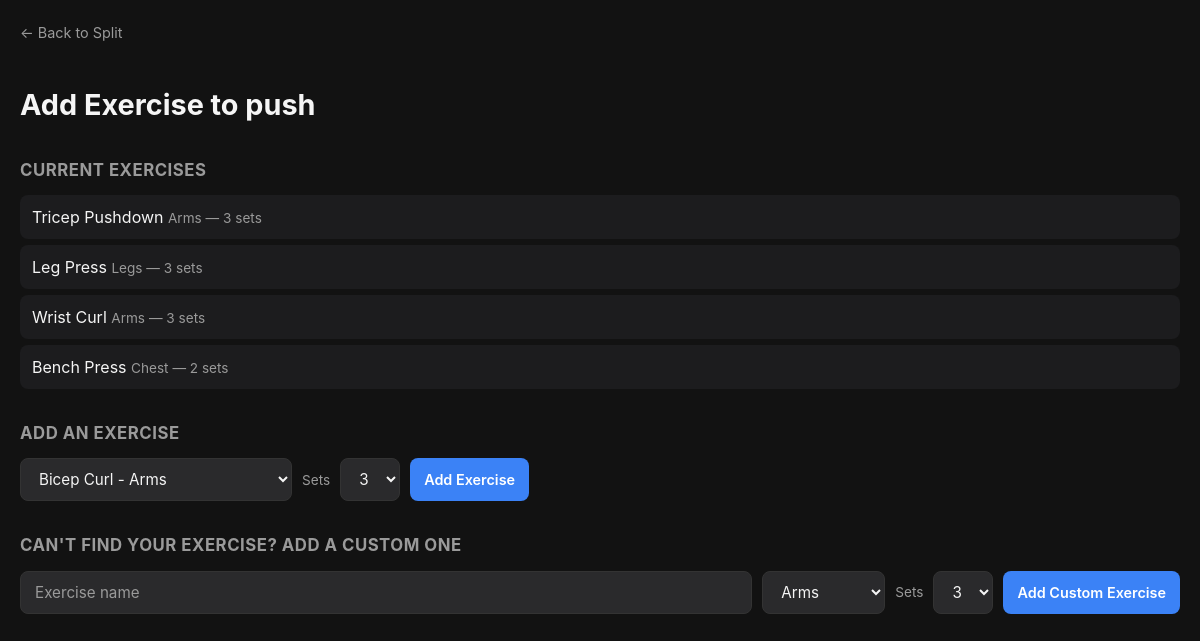
The page /split/1/add-day-exercise/1 on the database its author committed.
### tables this page shows
CREATE TABLE split_days (
            id INTEGER PRIMARY KEY AUTOINCREMENT,
            split_id INTEGER NOT NULL,
            day_name TEXT NOT NULL,
            day_order INTEGER NOT NULL,
            FOREIGN KEY (split_id) REFERENCES workout_splits(id)
        );

CREATE TABLE split_exercises (
            id INTEGER PRIMARY KEY AUTOINCREMENT,
            split_day_id INTEGER NOT NULL,
            exercise_id INTEGER NOT NULL,
            sets_count INTEGER NOT NULL DEFAULT 3, exercise_order INTEGER NOT NULL DEFAULT 0,
            FOREIGN KEY (split_day_id) REFERENCES split_days(id),
            FOREIGN KEY (exercise_id) REFERENCES exercises(id)
        );

CREATE TABLE exercises (
            id INTEGER PRIMARY KEY AUTOINCREMENT,
            name TEXT NOT NULL,
            muscle_group TEXT NOT NULL
        );

### app.py (the view)
@app.route("/split/<int:split_id>/add-day-exercise/<int:day_id>")
def add_day_exercise_page(split_id, day_id):
    conn = get_db()
    cursor = conn.cursor()
    cursor.execute("SELECT * FROM split_days WHERE id = ?", (day_id,))
    day = cursor.fetchone()
    cursor.execute("""
        SELECT exercises.*, split_exercises.sets_count FROM exercises
        JOIN split_exercises ON exercises.id = split_exercises.exercise_id
        WHERE split_exercises.split_day_id = ?
    """, (day_id,))
    current_exercises = cursor.fetchall()
    cursor.execute("SELECT * FROM exercises ORDER BY muscle_group")
    all_exercises = cursor.fetchall()
    conn.close()
    return render_template("add_day_exercise.html",
        day=day,
        split_id=split_id,
        current_exercises=current_exercises,
        all_exercises=all_exercises
    )

### app.py (called while the page is built)
def get_db():
    conn = sqlite3.connect(DB_PATH)
    conn.row_factory = sqlite3.Row
    return conn

### templates/add_day_exercise.html (shortened to what this page needs)
<!DOCTYPE html>
<html lang="en">
<head>
    <link rel="stylesheet" href="{{ url_for('static', filename='style.css') }}">
</head>
<body>
    <a class="back-link" href="/split/{{ split_id }}">← Back to Split</a>
    <h1>Add Exercise to {{ day.day_name }}</h1>
    <h2>Current Exercises</h2>
    {% if current_exercises %}
        <ul class="simple-list">
            {% for exercise in current_exercises %}
                <li>{{ exercise.name }} <span class="exercise-meta">{{ exercise.muscle_group }} — {{ exercise.sets_count }} sets</span></li>
            {% endfor %}
        </ul>
    {% else %}
        <p class="empty-state">No exercises added yet.</p>
    {% endif %}
    <div class="form-section">
        <h2>Add an Exercise</h2>
        <form action="/split/{{ split_id }}/add-day-exercise/{{ day.id }}" method="POST" class="form-row">
            <select name="exercise_id" class="select-input">
                {% for exercise in all_exercises %}
                    <option value="{{ exercise.id }}">{{ exercise.name }} - {{ exercise.muscle_group }}</option>
                {% endfor %}
            </select>
            <label class="field-label">Sets</label>
            <select name="sets_count" class="select-input">
                <option value="3" selected>3</option>
            </select>
            <button type="submit" class="btn btn-primary">Add Exercise</button>
        </form>
    </div>
    <div class="form-section">
        <h2>Can't find your exercise? Add a custom one</h2>
        <form action="/split/{{ split_id }}/add-custom-exercise/{{ day.id }}" method="POST" class="form-row">
            <input type="text" name="name" class="text-input" placeholder="Exercise name" required>
            <select name="muscle_group" class="select-input">
                <option value="Arms">Arms</option>
            </select>
            <label class="field-label">Sets</label>
            <select name="sets_count" class="select-input">
                <option value="3" selected>3</option>
            </select>
            <button type="submit" class="btn btn-primary">Add Custom Exercise</button>
        </form>
    </div>
</body>
</html>

### static/style.css (style rules this page uses)
:root { --bg-primary: #121212; --bg-secondary: #1c1c1e; --bg-tertiary: #2a2a2c; --text-primary: #f5f5f5; --text-secondary: #9a9a9a; --border-color: #333333; --accent: #3b82f6; --superset-color: #f97316; --danger: #ef4444; --danger-hover: #dc2626; --radius: 12px; }
* { box-sizing: border-box; }
body { background-color: var(--bg-primary); color: var(--text-primary); font-family: -apple-system, BlinkMacSystemFont, "Segoe UI", Roboto, sans-serif; margin: 0; padding: 20px; line-height: 1.5; }
h1 { font-size: 1.8em; font-weight: 700; margin-bottom: 4px; }
h2 { font-size: 1.05em; color: var(--text-secondary); text-transform: uppercase; letter-spacing: 0.5px; margin-top: 32px; margin-bottom: 12px; }
a { color: var(--accent); text-decoration: none; }
.btn { display: inline-block; padding: 8px 14px; border-radius: 8px; border: none; font-size: 0.9em; font-weight: 600; cursor: pointer; text-decoration: none; font-family: inherit; }
.btn-primary { background: var(--accent); color: #fff; }
.back-link { display: inline-flex; align-items: center; gap: 6px; color: var(--text-secondary); font-size: 0.9em; margin-bottom: 20px; }
.form-row { display: flex; gap: 10px; margin-top: 12px; flex-wrap: wrap; }
.text-input { background: var(--bg-tertiary); border: 1px solid var(--border-color); color: var(--text-primary); padding: 10px 14px; border-radius: 8px; font-size: 0.95em; font-family: inherit; flex: 1; min-width: 200px; }
.text-input::placeholder { color: var(--text-secondary); }
.exercise-meta { color: var(--text-secondary); font-size: 0.85em; }
.simple-list { list-style: none; padding: 0; margin: 0 0 16px; }
.simple-list li { background: var(--bg-secondary); border-radius: 8px; padding: 10px 12px; margin-bottom: 6px; }
.select-input { background: var(--bg-tertiary); border: 1px solid var(--border-color); color: var(--text-primary); padding: 10px 14px; border-radius: 8px; font-size: 0.95em; font-family: inherit; }
.field-label { color: var(--text-secondary); font-size: 0.85em; align-self: center; }
.form-section { margin-bottom: 28px; }

### rows shown on the page
split_days: day_name "push"
split_exercises: name "Tricep Pushdown", muscle_group "Arms", sets_count "3"
split_exercises: name "Leg Press", muscle_group "Legs", sets_count "3"
split_exercises: name "Wrist Curl", muscle_group "Arms", sets_count "3"
split_exercises: name "Bench Press", muscle_group "Chest", sets_count "2"

### other values the page prints
form field exercise_id "Bicep Curl - Arms"
